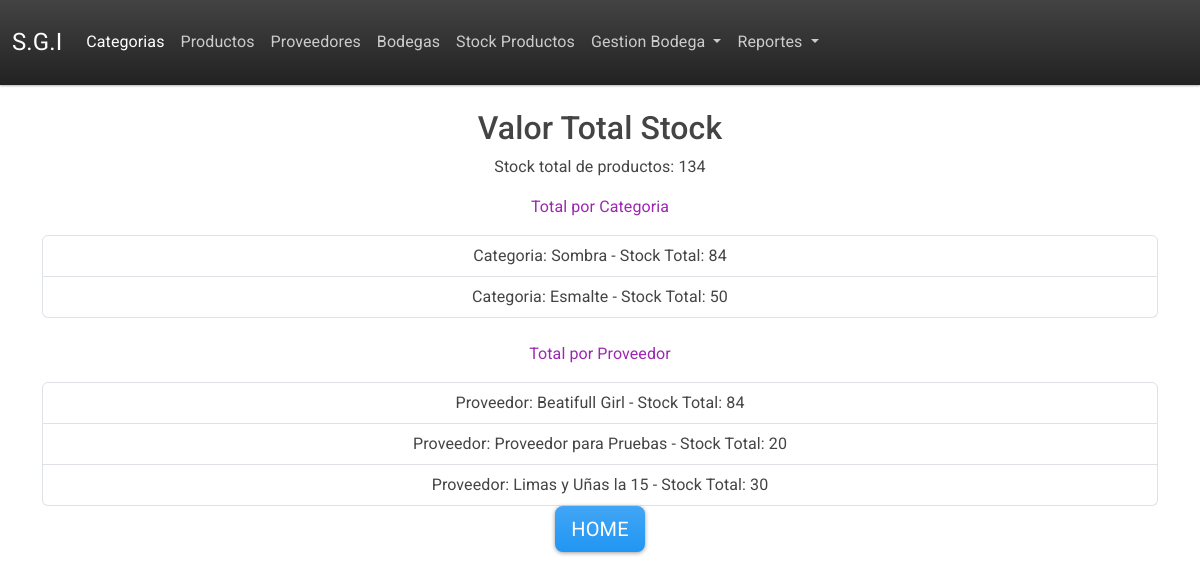
Screenshot of /totales_stock with the database file from the repository.
### tables this page shows
CREATE TABLE categorias(
                id_categoria INTEGER PRIMARY KEY AUTOINCREMENT,
                nombre TEXT NOT NULL,
                descripcion TEXT
                );

CREATE TABLE "proveedores"(
                id_proveedor INTEGER PRIMARY KEY AUTOINCREMENT,
                nombre TEXT NOT NULL,
                direccion TEXT NOT NULL,
                telefono TEXT NOT NULL,
                fecha_creacion TIMESTAMP DEFAULT CURRENT_TIMESTAMP
                );

### app.py (the view)
@app.route('/totales_stock')
def totales_stock():
    total=stk.total_stock()
    total_cat = stk.total_stock_categoria()
    total_prov = stk.total_stock_proveedor()
    return render_template('totales_stock.html',total=total[0],total_cat=total_cat,total_prov=total_prov)

### app.py (called while the page is built)
@app.teardown_appcontext
def close_connection(exception):
    db = getattr(g, '_database', None)
    if db is not None:
        db.close()

### stock.py (called while the page is built)
    def total_stock(self):
        self.cursor.execute("SELECT SUM(cantidad) AS cant,SUM(precio*cantidad) AS total FROM proveedor_producto")
        self.data= self.cursor.fetchall()
        return self.data

    def total_stock_categoria(self):
        self.cursor.execute("""
            SELECT pp.id_producto,
            SUM(pp.cantidad) as cant,
            p.id_producto,c.id_categoria,c.nombre
            FROM proveedor_producto pp, productos p
            INNER JOIN categorias c
            ON pp.id_producto = p.id_producto
            AND c.id_categoria = p.id_categoria
            GROUP BY c.id_categoria
            """)
        self.data = self.cursor.fetchall()
        return self.data

    def total_stock_proveedor(self):
        self.cursor.execute("""
            SELECT pp.id_proveedor,
            SUM(pp.cantidad) as cant,
            pr.id_proveedor,pr.nombre
            FROM proveedor_producto pp
            INNER JOIN proveedores pr
            ON pp.id_proveedor = pr.id_proveedor
            GROUP BY pr.id_proveedor
            """)
        self.data = self.cursor.fetchall()
        return self.data

### templates/totales_stock.html
{% extends 'base.html' %}
{% block contenido %}
    <h2>Valor Total Stock</h2>
    <p>Stock total de productos: {{total.0}}</p>
    <p class="text-center text-info">Total por Categoria</p>
    <ul class="list-group mb-4">
        {% for cat in total_cat %}
            <li class="list-group-item">Categoria: {{cat.4 }} - Stock Total: {{ cat.1 }}</li>
        {% endfor %}
    </ul>
    <p class="text-center text-info">Total por Proveedor</p>
    <ul class="list-group">
        {% for prov in total_prov %}
            <li class="list-group-item">Proveedor: {{prov.3 }} - Stock Total: {{ prov.1 }}</li>
        {% endfor %}
    </ul>
    <a href="/" class="btn btn-primary btn-lg ">Home</a>
{% endblock %}

### rows the page displays
categorias: nombre "Sombra", cat "84"
categorias: nombre "Esmalte", cat "50"
proveedores: nombre "Beatifull Girl", prov "84"
proveedores: nombre "Proveedor para Pruebas", prov "20"
proveedores: nombre "Limas y Uñas la 15", prov "30"

### other values shown
{{ total.0 }} "134"
